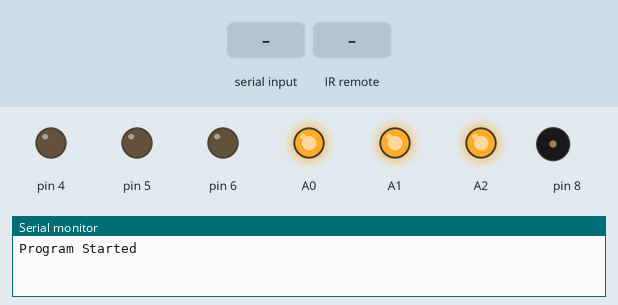
This sketch was run on a simulated Arduino Uno, built with avr-gcc and run on an emulated ATmega328P. On the bench: output pins drawn as LEDs (lit = HIGH), buzzer (waves = sounding), the last lines printed to the serial monitor. Inputs (shaded band) come from the test bench. Random numbers use the default seed unless the sketch sets one; no radio packets arrive unless stated.

Above: at 2.1 s.
2.2 s: "gr" received over Serial
At 3.5 s:
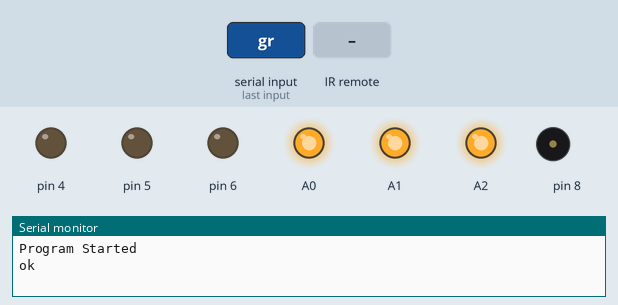
4.7 s: infrared code 0xFFFFF received
At 4.84 s:
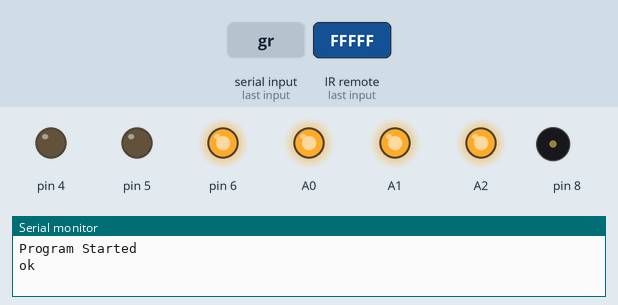
8.9 s: "??" received over Serial
At 10.7 s:
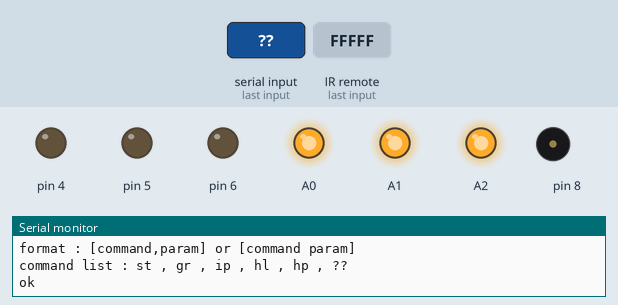
Timing chart, 0 to 12.2 s (numbered marks = the images above; inputs shaded):
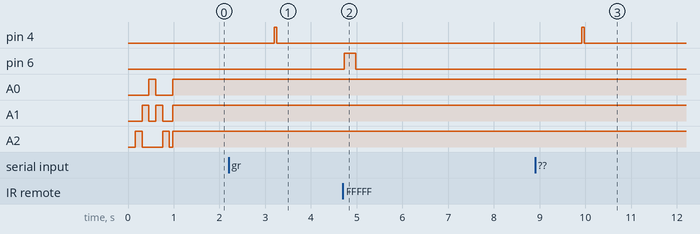

The sketch:

_38k_transimitter.ino
```cpp
#include <Wire.h>
#include <NewTone.h>
#include <IRremote.h>
#include <IRremoteInt.h>


#include "RobotModel.h"
#include "RobotController.h"
#include "IRMessaging.h"
#include "LedStatusBar.h"
#include "SoundPlayer.h"
#include "IRMessage.h"
#include "LedRGBIndicator.h"
#include "RobotLifeCycle.h"
#include "RobotAdmin.h"

/// nrf24 radio stuff ///////////////////////////

#include <SPI.h>
#include <nRF24L01.h>
#include <RF24.h>


RF24 radio(7, 8);
const byte rxAddr[6] = "00001";
int msg[1];


/////////////////////////////////////////////////


RobotController robotController;
RobotModel robotModel(random(8,15));
LedStatusBar ledBar;
SoundPlayer soundPlayer(8);
IRMessaging irMessaging(3, 2);

IRMessage message;

LedRGBIndicator ledRGB;
RobotLifeCycle lifeCycleManager;
RobotAdmin robotAdmin;


String prepareMessage(String attr , String value) {

	String  sender = "bob" +  String(robotModel.getID()) + ".";
	return sender + attr + "," + value ;

}


void sendRFMessage(String attr , String value ) {

	String theMessage = prepareMessage( attr , value );
	int messageSize = theMessage.length();

	for (int i = 0; i < messageSize; i++) {
		int charToSend[1];
		charToSend[0] = theMessage.charAt(i);
		radio.write(charToSend, 1);
	}

	msg[0] = 2;
	radio.write(msg, 1);

}


void onAttack(IRMessage message) {

	sendRFMessage("mode", "hit");

	//soundPlayer.explosion();

	Serial.println("_ht");
	robotModel.takeHit(message.param);

	/// update health led bar

	if (robotModel.getHealth() >= 85) {
		ledBar.setStatus(1, 1, 1);

	} 	else if (robotModel.getHealth() >= 50) {

		ledBar.setStatus(0, 1, 1);

	} 	else if (robotModel.getHealth() >= 20) {

		ledBar.setStatus(0, 0, 1);
	}
	else {
		ledBar.setStatus(0, 0, 0);
	}

}

void onHeal(IRMessage message) {
}


void onStatus(IRMessage message) {

	/// message received


	Serial.print(message.group);
	Serial.print("/");
	Serial.print(message.sender);

	Serial.print(" ");
	Serial.print(message.command);

	Serial.print("/");
	Serial.print(message.param);

//	Serial.print(" , rcv:");
//	Serial.print(message.receiver);

	Serial.print(" ");
	Serial.println(random(0,255));


	/// handle message

	if (message.group == robotModel.getGroup()) {

		/// this is a friendly unit

	} else {

		/// this is not a friendly unit, prepare attack command
		/// if attack is possible

		if (robotModel.canShoot() == ROBOT_CAN_SHOOT) {

			robotModel.shoot();

			Wire.beginTransmission(9); // transmit to device #9
			Wire.write(5);              // sends 5 - shoot command
			Wire.endTransmission();    // stop transmitting

//			soundPlayer.playGun();

//			Serial.println("_sht");

		}

	}


}

void onStatusTimer() {


	message.group = robotModel.getGroup();
	message.sender = robotModel.getID();
	message.id = message.getID();


	if (robotModel.isAttackMode() == ROBOT_MODE_NORMAL) {

		message.command = COMMAND_STATUS;
		message.param = robotModel.getHealth();
		message.receiver = MESSAGE_TO_ALL;


		sendRFMessage("mode", "ok");
		sendRFMessage("health", String(robotModel.getHealth()));


	}
	else if (robotModel.isAttackMode() == ROBOT_MODE_ATTACK) {

		message.command = COMMAND_ATTACK;
		message.param = robotModel.getHitPoints();

		sendRFMessage("mode", "atk");

	}

	irMessaging.sendIRMessage(message);


}


void setup() {

	/// setup wrire ////////////////////////////////////////

	Wire.begin();


	/// setup rf24 radio  //////////////////////////////////

	radio.begin();
	radio.setPALevel(RF24_PA_MIN);
	radio.setDataRate(RF24_1MBPS);
	radio.setRetries(15, 15);
	radio.openWritingPipe(rxAddr);
	radio.stopListening();

	////////////////////////////////////////////////////////


	/// prepare robots


	Serial.begin(9600);
	Serial.println("Program Started");

	ledBar.init(A0, A1, A2);
	ledBar.animate();

	ledRGB.init(6, 5, 4);


	soundPlayer.playGun();
	ledBar.setStatus(1, 1, 1);

	lifeCycleManager.attachRobotModel(robotModel);
	lifeCycleManager.attachRobotController(robotController);
	lifeCycleManager.attachIRMessaging(irMessaging);
	lifeCycleManager.attachLedRGB(ledRGB);


	lifeCycleManager.onStatusTimer(&onStatusTimer);
	lifeCycleManager.onStatus(&onStatus);
	lifeCycleManager.onAttack(&onAttack);
	lifeCycleManager.onHeal(&onHeal);

	robotAdmin.attachRobotModel(robotModel);
	robotAdmin.attachLedRGB(ledRGB);

}


void loop() {

	lifeCycleManager.tick();
	robotAdmin.checkForSerialData();


}
```

Constants.h
```cpp
#pragma once


#define BLINK_DELAY	50
```

IRMessage.cpp
```cpp
#include "Arduino.h"
#include "WString.h";
#include "IRMessage.h"


byte IRMessage::getMessageLength()
{
	return _messageLength;
}

byte IRMessage::getID()
{
	return random(0, 255);
}

unsigned long IRMessage::hexToDec(String hexString)
{

	/*

	This method/service is used to decode IR messages and decode message
	attributes.

	IR message is 8 bit hex string, with the following format [ group , sender , command , param , receiver , id ]
	for example : 1A7154F0

	1  - group
	A  - sender id
	7  - command
	15 - param
	4  - receiver id
	F0 - id ( random generated number )

	*/


	unsigned long decValue = 0;
	int nextInt;

	for (int i = 0; i < hexString.length(); i++) {

		nextInt = int(hexString.charAt(i));
		if (nextInt >= 48 && nextInt <= 57) nextInt = map(nextInt, 48, 57, 0, 9);
		if (nextInt >= 65 && nextInt <= 70) nextInt = map(nextInt, 65, 70, 10, 15);
		if (nextInt >= 97 && nextInt <= 102) nextInt = map(nextInt, 97, 102, 10, 15);
		nextInt = constrain(nextInt, 0, 15);

		decValue = (decValue * 16) + nextInt;
	}

	return decValue;
}

String IRMessage::decToHex(byte decValue, byte desiredStringLength)
{
	String hexString = String(decValue, HEX);
	while (hexString.length() < desiredStringLength) hexString = "0" + hexString;

	return hexString;
}


bool IRMessage::isValid()
{

	return _isValid;
}

unsigned long IRMessage::getRawData()
{
	return _rawData;
}

IRMessage::IRMessage()
{
	_rawData = 0;

	group = 0;
	sender = 0;
	command = 0;
	param = 0;
	receiver = 0;

	id = getID();

}


void IRMessage::decode(unsigned long message)
{

	_rawData = message;


	if (message >= validMessageCodeMin && message <= validMessageCodeMax) {

		String tmp = String(message, HEX);

		sender = hexToDec((String)tmp.charAt(0));
		command = hexToDec((String)tmp.charAt(1));
		param = hexToDec(tmp.substring(2, 4));
		receiver = hexToDec((String)tmp.charAt(4));

		if (sender <= 7) group = 1;
		else group = 2;

		//group = hexToDec((String)tmp.charAt(0));
		//param = hexToDec(tmp.substring(3, 5));
		//param = hexToDec(tmp.substring(3, 5));
		//receiver = hexToDec((String)tmp.charAt(3));
		//id = hexToDec(tmp.substring(6, 8));

		_isValid = true;

	}
	else {

		_isValid = false;

	}


}

unsigned long IRMessage::encode()
{

	//String s = decToHex(group, 1) + decToHex(sender, 1) + decToHex(command, 1) + decToHex(param, 2) + decToHex(receiver, 1) + decToHex(id, 2);

	String s = decToHex(sender, 1) + decToHex(command, 1) + decToHex(param, 2) + decToHex(receiver, 1);
	_messageLength = s.length() * 4;

	return hexToDec(s);

}
```

IRMessage.h
```cpp
#pragma once

#define validMessageCodeMin 65536  // min in hex 10000
#define validMessageCodeMax 1048575  // max in hex FFFFF


class IRMessage
{

private:

	bool _isValid;
	unsigned long _rawData;


	byte _messageLength;


public:

	byte group;
	byte sender;
	byte command;
	byte param;
	byte receiver;
	byte id;

	byte getMessageLength();

	byte getID();

	unsigned long hexToDec(String str);
	String decToHex(byte decValue, byte desiredStringLength);

	bool isValid();
	unsigned long getRawData();

	IRMessage();

	void decode(unsigned long message);
	unsigned long encode();


};
```

IRMessaging.cpp
```cpp
#include "Arduino.h"
#include "IRMessage.h"
#include "IRMessaging.h"
#include <IRremote.h>


IRMessaging::IRMessaging(byte txPin, byte rxPin) {

	_txPin = txPin;
	_rxPin = rxPin;

	_irRecv = new IRrecv(_rxPin);

}

void IRMessaging::enableRX()
{
	_irRecv->enableIRIn();
}


IRMessage IRMessaging::getIRMessage() {


	if (_irRecv->decode(&results)) {

		//Serial.println(results.value);

		_message.decode(results.value);
		_irRecv->resume();

	} else {

		_message.decode(0); /// trigger invalid message

	}

	return _message;


}

void IRMessaging::sendIRMessage(IRMessage message) {


	unsigned long messageData = message.encode();
	_irSend.sendSony(messageData, message.getMessageLength());

	enableRX();


}
```

IRMessaging.h
```cpp
#include "IRMessage.h"
#include <IRremote.h>

class IRMessaging {

    private:

        byte _txPin;
		byte _rxPin;

		IRrecv *_irRecv;
		IRsend _irSend;

		IRMessage _message;

		decode_results results;


    public:

        IRMessaging(byte txPin, byte rxPin) ;

		void enableRX();

        IRMessage getIRMessage() ;
        void sendIRMessage(IRMessage message) ;


} ;
```

LedRGBIndicator.cpp
```cpp
#include "Constants.h"
#include "Arduino.h"
#include "LedRGBIndicator.h"

void LedRGBIndicator::init(byte rPin, byte gPin, byte bPin)
{
	_rPin = rPin;
	_gPin = gPin;
	_bPin = bPin;

	pinMode(_rPin, OUTPUT);
	pinMode(_gPin, OUTPUT);
	pinMode(_bPin, OUTPUT);
}

void LedRGBIndicator::allOff()
{

	digitalWrite(_rPin, LOW);
	digitalWrite(_gPin, LOW);
	digitalWrite(_bPin, LOW);

}

void LedRGBIndicator::red()
{

	allOff();
	digitalWrite(_rPin, HIGH);
}

void LedRGBIndicator::green()
{
	allOff();
	digitalWrite(_gPin, HIGH);
}

void LedRGBIndicator::blue()
{
	allOff();
	digitalWrite(_bPin, HIGH);
}

void LedRGBIndicator::blink(byte pin)
{


	switch (pin) {
		case PIN_RED:
			red();
			break;
		case PIN_GREEN:
			green();
			break;
		case PIN_BLUE:
			blue();
			break;
	}

	delay(BLINK_DELAY);
	allOff();
	delay(BLINK_DELAY);

}

void LedRGBIndicator::animate()
{
	allOff();

	for (int i = 0; i <= 3 ; i++) {

		red();
		delay(100);
		allOff();
		delay(20);

		green();
		delay(100);
		allOff();
		delay(20);

		blue();
		delay(100);
		allOff();
		delay(20);

	}


	allOff();


}
```

LedRGBIndicator.h
```cpp
#pragma once
class LedRGBIndicator {

#define PIN_RED		0
#define PIN_GREEN	1
#define PIN_BLUE	2

private:
	byte _rPin;
	byte _gPin;
	byte _bPin;

public:

	void init(byte rPin, byte gPin, byte bPin );

	void allOff();
	void red();
	void green();
	void blue();

	void blink(byte pin);

	void animate();


};
```

LedStatusBar.cpp
```cpp
#include "Constants.h"
#include "Arduino.h"
#include "LedStatusBar.h"


void LedStatusBar::init(byte pin0, byte pin1, byte pin2)
{
	_pin0 = pin0;
	_pin1 = pin1;
	_pin2 = pin2;

	pinMode(pin0, OUTPUT);
	pinMode(pin1, OUTPUT);
	pinMode(pin2, OUTPUT);

}

void LedStatusBar::blink()
{
	setStatus(0, 0, 0);
	setStatus(1, 1, 1);
	delay(BLINK_DELAY);
	setStatus(0, 0, 0);

}

void LedStatusBar::shootAnimation()
{
	blink();
	delay(25);
	blink();
	delay(25);
	blink();

}

void LedStatusBar::animate()
{

	setStatus(0, 0, 0);
	delay(150);
	setStatus(0, 0, 1);
	delay(150);
	setStatus(0, 1, 0);
	delay(150);
	setStatus(1, 0, 0);
	delay(150);
	setStatus(0, 1, 0);
	delay(150);
	setStatus(0, 0, 1);
	delay(150);
	setStatus(0, 0, 0);

}

void LedStatusBar::setStatus(byte pin0, byte pin1, byte pin2)
{
	digitalWrite(_pin0, pin0);
	digitalWrite(_pin1, pin1);
	digitalWrite(_pin2, pin2);

}
```

LedStatusBar.h
```cpp
#pragma once


class LedStatusBar {

private:

	byte _pin0;
	byte _pin1;
	byte _pin2;


public:

	void init(byte pin0, byte pin1, byte pin2);

	void blink();
	void shootAnimation();
	void animate();
	void setStatus(byte pin0, byte pin1, byte pin2);


};
```

RobotAdmin.cpp
```cpp
#include "Arduino.h"
#include "RobotModel.h"
#include "LedRGBIndicator.h"
#include "RobotAdmin.h"


RobotAdmin::RobotAdmin()
{
}

void RobotAdmin::checkForSerialData()
{


	if (Serial.available() > 0) {

		_incomingData = Serial.readString();

		if (_incomingData == "st") {

			Serial.println("robot status");
			Serial.println("-------------------------");


			Serial.print("group : ");
			Serial.print(_robotModel->getGroup());

			Serial.print(" , id : ");
			Serial.print(_robotModel->getID());

			Serial.print(" , health : ");
			Serial.print(_robotModel->getHealth());

			Serial.print(" , hit points: ");
			Serial.println(_robotModel->getHitPoints());


		}
		else {

			/// try to decode command

			String	command = _incomingData.substring(0, 2);
			byte	param = _incomingData.substring(3, 6).toInt();

			if (command == "gr") {

				_robotModel->setGroup(param);

			}
			else if (command == "id") {

				_robotModel->setID(param);

			}
			else if (command == "hl") {
				_robotModel->setHealth(param);
			}
			else if (command == "hp") {
				_robotModel->setHitPoints(param);
			}
			else if (command == "??") {
				Serial.println("format : [command,param] or [command param]");
				Serial.println("command list : st , gr , ip , hl , hp , ??");
			}

			_ledRGB->blink(PIN_BLUE);
			Serial.println("ok");


		}


	}


}

void RobotAdmin::attachRobotModel(RobotModel & robotModel)
{
	_robotModel = &robotModel;
}

void RobotAdmin::attachLedRGB(LedRGBIndicator & ledRGB)
{
	_ledRGB = &ledRGB;
}
```

RobotAdmin.h
```cpp
#pragma once
class RobotAdmin {
private:
	String _incomingData;

	RobotModel		*	_robotModel;
	LedRGBIndicator *	_ledRGB;


public:
	RobotAdmin();
	void checkForSerialData();

	void attachRobotModel(RobotModel &robotModel);
	void attachLedRGB(LedRGBIndicator &ledRGB);

};
```

RobotController.cpp
```cpp
#include "Arduino.h"
#include "RobotController.h"

RobotController::RobotController() {

}


void RobotController::init() {

}

void RobotController::forward() {

}

void RobotController::backward() {

}

void RobotController::left() {

}

void RobotController::right() {

}

void RobotController::stop() {

}
```

RobotController.h
```cpp
class RobotController {

    private:

        byte motorLeft ;
		byte motorRight;


    public:

        RobotController() ;

        void init() ;
        void forward() ;
        void backward() ;
        void left() ;
        void right() ;
        void stop() ;


} ;
```

RobotLifeCycle.cpp
```cpp
#include "Arduino.h"
#include "IRMessage.h"
#include "IRMessaging.h"
#include "RobotController.h"
#include "RobotModel.h"
#include "LedRGBIndicator.h"
#include "RobotLifeCycle.h"


RobotLifeCycle::RobotLifeCycle() {

	_lastStatusEvent = 0;
	_statusIntervalDelay = STATUS_INVERVAL_DELAY ;
	_rgbStatusTimer = 0;
}

void RobotLifeCycle::_handleTimers()
{
	unsigned long currentTime = millis();

	if ((currentTime - _lastStatusEvent ) >= _statusIntervalDelay) {

		_statusIntervalDelay = STATUS_INVERVAL_DELAY + random(0, STATUS_INTERVAL_RANDOM_FIX);
		_lastStatusEvent = currentTime;

		_callbackOnStatusTimer();

	}

	if ((currentTime - _rgbStatusTimer) > LEDRGB_TIMOUT && _rgbStatusTimer > 0 ) {

		_rgbStatusTimer = 0;
		_ledRGB->allOff();

	}
}

void RobotLifeCycle::_checkForIRMessage()
{

	_message = _irMessaging->getIRMessage() ;

	if (_message.isValid()) {

		if (_message.group == _robotModel->getGroup()) {
			_ledRGB->green();
		}
		else {
			_ledRGB->red();
		}

		_rgbStatusTimer = millis();

		if (_message.command == COMMAND_STATUS)
			_callbackOnStatus(_message);


		if (_message.command == COMMAND_ATTACK)
			_callbackOnAttack(_message);


		if (_message.command == COMMAND_HEAL)
			_callbackOnHeal(_message);


/*		if (_message.command != COMMAND_STATUS) {

			Serial.println("?");
			Serial.println(_message.command);

		} */

	}


}

void RobotLifeCycle::tick()
{

	_checkForIRMessage();
	_handleTimers();


}

void RobotLifeCycle::onStatus(CallbackOnStatus callback)
{
	_callbackOnStatus = callback;
}

void RobotLifeCycle::onHeal(CallbackOnHeal callback)
{
	_callbackOnHeal = callback;
}

void RobotLifeCycle::onAttack(CallbackOnAttack callback)
{
	_callbackOnAttack = callback;
}

void RobotLifeCycle::onStatusTimer(CallbackOnStatusTimer callback)
{
	_callbackOnStatusTimer = callback;
}


void RobotLifeCycle::attachRobotModel(RobotModel &robotModel)
{
	_robotModel = &robotModel;
}

void RobotLifeCycle::attachRobotController(RobotController &robotController)
{
	_robotController = &robotController;
}

void RobotLifeCycle::attachIRMessaging(IRMessaging &irMessaging)
{
	_irMessaging = &irMessaging;
}

void RobotLifeCycle::attachLedRGB(LedRGBIndicator & ledRGB)
{
	_ledRGB = &ledRGB;
}
```

RobotLifeCycle.h
```cpp
#pragma once

#define STATUS_INVERVAL_DELAY		200
#define STATUS_INTERVAL_RANDOM_FIX	30

#define UNIT_MAX_HEALTH			100
#define UNIT_HEALING_TRIGGER	10

#define GROUP_FRIENDLY			1
#define MESSAGE_TO_ALL			0


/// admin stuff here

#define ADMIN_SET_ID			10
#define ADMIN_SET_GROUP			11
#define ADMIN_SET_HEALTH		12
#define ADMIN_SET_HIT_POINTS	13
#define ADMIN_GET_STATUS		14

#define SENDER_ADMIN			15

/// general commands

#define COMMAND_ATTACK			2
#define COMMAND_HEAL			3
#define COMMAND_FOLLOW			4
#define COMMAND_STATUS			5
#define COMMAND_STATUS_TOWER	7

#define LEDRGB_TIMOUT			250


typedef void(*CallbackOnAttack)(IRMessage);
typedef void(*CallbackOnStatus)(IRMessage);
typedef void(*CallbackOnHeal)(IRMessage);
typedef void(*CallbackOnStatusTimer)();


class RobotLifeCycle {

private:

	unsigned long _lastStatusEvent;
	unsigned long _rgbStatusTimer;

	short _statusIntervalDelay;
	IRMessage _message;

	RobotModel		*	_robotModel;
	RobotController *	_robotController;
	IRMessaging		*	_irMessaging;
	LedRGBIndicator *	_ledRGB;

	CallbackOnStatusTimer _callbackOnStatusTimer;
	CallbackOnAttack	_callbackOnAttack;
	CallbackOnStatus	_callbackOnStatus;
	CallbackOnHeal		_callbackOnHeal;


	void _handleTimers();
	void _checkForIRMessage();

public:

	void tick();


	void onStatus(CallbackOnStatus callback);
	void onHeal(CallbackOnHeal callback);
	void onAttack(CallbackOnAttack callback);

	void onStatusTimer(CallbackOnStatusTimer callback);
	void setStatusTiming(short interval);


	RobotLifeCycle();


	void attachRobotModel(RobotModel &robotModel);
	void attachRobotController(RobotController &robotController );
	void attachIRMessaging(IRMessaging &irMessaging);
	void attachLedRGB(LedRGBIndicator &ledRGB);


};
```

RobotModel.h
```cpp
#define SHOOT_TIMER_DELAY			1000
#define SHOOT_MODE_DELAY			350

#define ROBOT_MODE_NORMAL			1
#define ROBOT_MODE_ATTACK			2
#define ROBOT_MODE_HEAL				4

#define ROBOT_CANNOT_SHOOT			0
#define ROBOT_CAN_SHOOT				1

#define ROBOT_IS_ACTIVE_LEVEL		10
#define ROBOT_ACTIVE				1
#define ROBOT_NOT_ACTIVE			0


class RobotModel {

    private:

        byte _health ;
		byte _hitPoints ;
		byte _id;
		byte _group;

		unsigned long _lastShootTimer;
		unsigned long _shootModeTimer;

    public:

		RobotModel();
        RobotModel(byte id) ;

		void setGroup(byte group);
		void setID(byte id);
		void setHealth(byte health);
		void setHitPoints(byte hitPoints);


		byte getGroup();
		byte getID();
		int getHealth();
		byte getHitPoints();


		byte canShoot();
		byte isAttackMode();


		byte isActive();


        void shoot() ;
        void takeHit(byte hitPoints) ;


} ;
```

Source omitted: RobotModel.cpp (1708 bytes), SoundPlayer.cpp (1145 bytes), SoundPlayer.h (2112 bytes)

Measured:
- after the input at 2.2 s, pin 4: LOW → HIGH after 1.0 s, → LOW 0.05 s later
- after the input at 4.7 s, pin 6: LOW → HIGH at once, → LOW 0.25 s later
- after the input at 8.9 s, pin 4: LOW → HIGH after 1.0 s, → LOW 0.05 s later
